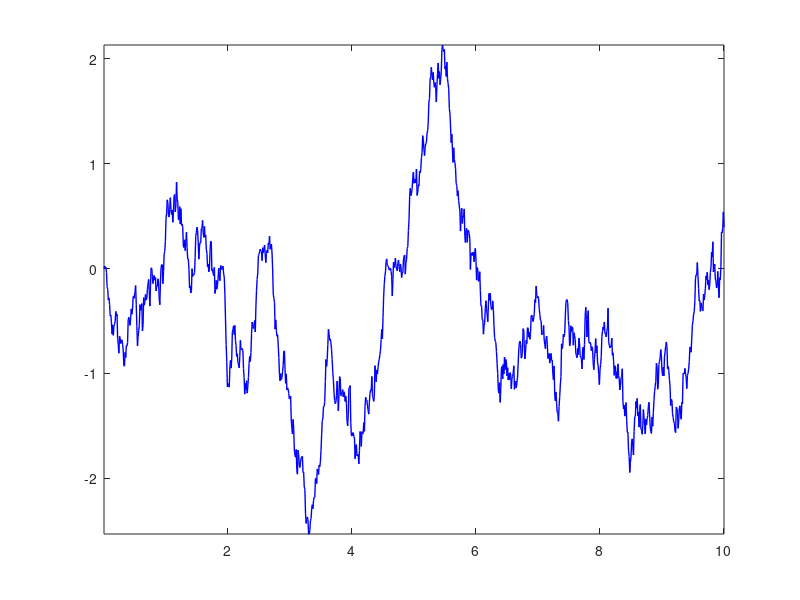

Here is the MATLAB script that generated this plot:
% One realization of W(t) at time grids k*dt 
clc, clear all
t=10;
n=1000;
dt= t/n;
%  Increments of Brownian motion
Winc=zeros(n+1,1);
% Declare the status of random number generator -- Mersenne Twister
rng(1000, 'twister');
Winc(1:n) = sqrt ( dt ) * randn ( n, 1);
%  Brownian motion - cumulative sum of all previous increments 
W(2:n+1,1) = cumsum ( Winc(1:n) );
figure(10)
plot((1:n+1).'*dt,W,'b','Linewidth',1);
%xlabel('t')
%ylabel('B_t') 
axis tight  
hold on